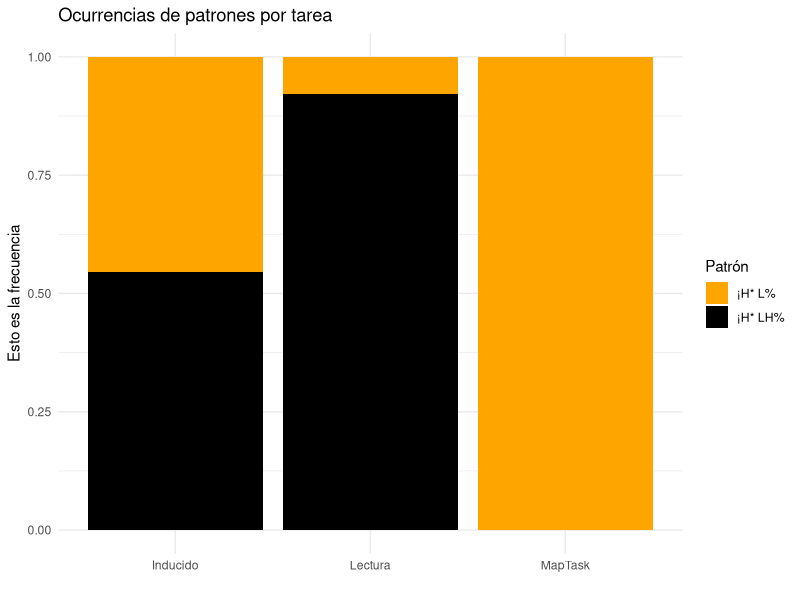

Source code (R):
# Clase 2 

##########
# Datos nominales
##########


# Leer la base de datos creada previamente
# En este caso leemos desde un archivo excel 
# lo vamos a hacer mediante interfaz, después copiamos el código para tenerlo para siempre
library(readxl)
misDatos <- read_excel("base_datos_leon.xlsx")

misDatos$Informante <- as.factor(misDatos$Informante)
misDatos$Tarea <- as.factor(misDatos$Tarea)
misDatos$Archivo <- as.factor(misDatos$Archivo)
misDatos$Patrón <- as.factor(misDatos$Patrón)

# vamos a ver frecuencias de manera numerica
# creación de una tabla de contingencia
data <- table(misDatos$Patrón, misDatos$Tarea)
data <- as.data.frame(data)
colnames(data) <- c("Patrón", "Tarea", "Frecuencia")


##########
# Visualización gráficos de barras
##########


# Grouped Bar Plot
library(ggplot2)
theme = theme_set(theme_minimal())

ggplot(data=data, aes(x=Tarea, y=Frecuencia, fill=Patrón)) + 
  #facet_grid(data$Tarea)+
  geom_bar(position="fill", stat="identity")+
  scale_fill_manual("Patrón", values = c("¡H* LH%" = "black", "¡H* L%" = "orange"))+
  labs(title="Ocurrencias de patrones por tarea", x="", y="Esto es la frecuencia", fill="Estos son los patrones")

# otras opciones de position, ¡probadlas!
# position="dodge"
# position="stack"
# position="fill"




##########
# Estadística para datos nonminales
##########

#descriptivos
min(data$Frecuencia)
max(data$Frecuencia)
mean(data$Frecuencia)
#un resumen de los descriptivos más habituales
summary(data$Frecuencia)
